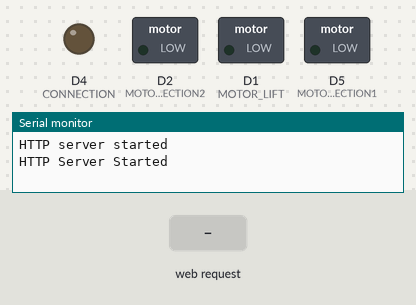
A sketch run on a simulated ESP8266 (NodeMCU). Parts: switched loads named in the sketch (green lamp = pin HIGH), output pins drawn as LEDs (lit = HIGH), the last lines printed to the serial monitor. Inputs (shaded band) come from the test bench.

Above: at 1.3 s.
1.4 s: HTTP request GET /up received
At 1.8 s:
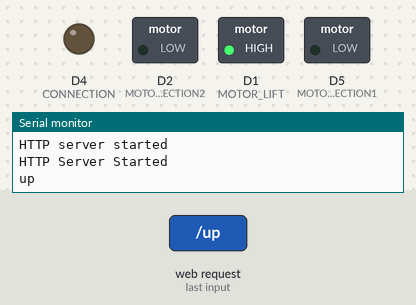
2.9 s: HTTP request GET /back received
At 4.1 s:
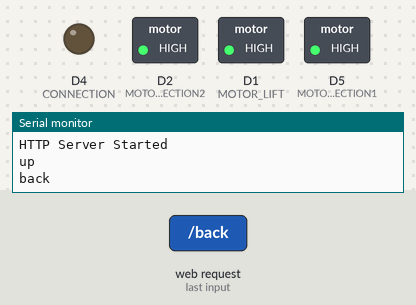
4.4 s: HTTP request GET /driveStop received
At 5.3 s:
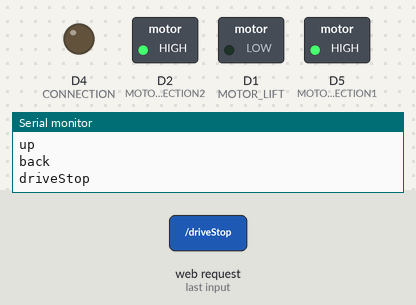
Timing chart, 0 to 7.4 s (numbered marks = the images above; inputs shaded):
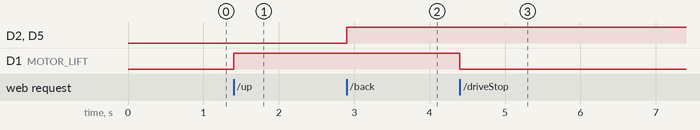

Measured:
- after the input at 1.4 s, D1 (MOTOR_LIFT): LOW → HIGH at once
- after the input at 2.9 s, D2 (MOTOR_DIRECTION2), D5 (MOTOR_DIRECTION1): LOW → HIGH at once
- after the input at 4.4 s, D1 (MOTOR_LIFT): HIGH → LOW at once

The sketch:

CodeZeppelinHotspot.ino
```cpp
/*******************************************************************
    A sketch for controlling a Small Blimp with using a web page
    hosted on a ESP12
    Code by:
    /* Eduardo Chamorro Martin - eduardochamorromartin@gmail.com - http://eduardochamorro.github.io/beansreels/index.html
    Based on the code developped by Brian Lough

 *******************************************************************/

#include <ESP8266WiFi.h>
#include <WiFiClient.h>
#include <ESP8266WebServer.h>
#include <ESP8266mDNS.h>


// These are the pins used to control the motor shield

#define MOTOR_DIRECTION2 D2 // Motor Right
#define MOTOR_DIRECTION1 D5 // Motor Left
#define MOTOR_LIFT D1 // Motor Up
#define CONNECTION D4 // Motor Up

// drivePower sets how fast the car goes
// Can be set between 0 and 1023 (although car problaly wont move if values are too low)
int LiftPower = 1023;

// steeringPower sets how fast the car turns
// Can be set between 0 and 1023 (again, car probably won't steer if the value is too low)
int TurningPower = 1023;


// ----------------
// Set your WiFi SSID and Password here
// ----------------
const char* ssid = "FABLIMPLEO";
const char* password = "12345678";


/* Put IP Address details */
IPAddress local_ip(192,168,1,1);


IPAddress gateway(192,168,1,1);
IPAddress subnet(255,255,255,0);

ESP8266WebServer server(80);

const char *webpage =
#include "index.h"
  ;

void handleRoot() {
  server.send(200, "text/html", webpage);
}


void handleNotFound() {
  String message = "File Not Found\n\n";
  message += "URI: ";
  message += server.uri();
  message += "\nMethod: ";
  message += (server.method() == HTTP_GET) ? "GET" : "POST";
  message += "\nArguments: ";
  message += server.args();
  message += "\n";
  for (uint8_t i = 0; i < server.args(); i++) {
    message += " " + server.argName(i) + ": " + server.arg(i) + "\n";
  }
  server.send(404, "text/plain", message);
}

void setup(void) {

  pinMode(MOTOR_DIRECTION2, OUTPUT);     // Initialize the LED_BUILTIN pin as an output
  pinMode(MOTOR_DIRECTION1, OUTPUT);
  pinMode(MOTOR_LIFT, OUTPUT);
  pinMode(CONNECTION, OUTPUT);


  Serial.begin(115200);

  WiFi.softAP(ssid, password);
  WiFi.softAPConfig(local_ip, gateway, subnet);
  delay(100);


  server.on("/", handleRoot);

  server.begin();
  Serial.println("HTTP server started");


  server.on("/up", []() {
    Serial.println("up");
    analogWrite(MOTOR_LIFT, LiftPower);
    server.send(200, "text/plain", "up");
  });

  server.on("/driveStop", []() {
    Serial.println("driveStop");
    analogWrite(MOTOR_LIFT, 0);
    server.send(200, "text/plain", "driveStop");
  });
  server.on("/back", []() {
    Serial.println("back");
    analogWrite(MOTOR_DIRECTION1, TurningPower);
    analogWrite(MOTOR_DIRECTION2, TurningPower);
    server.send(200, "text/plain", "back");
  });

  server.on("/right", []() {
    Serial.println("right");
    analogWrite(MOTOR_DIRECTION1, TurningPower);
    server.send(200, "text/plain", "right");
  });

  server.on("/left", []() {
    Serial.println("left");
    analogWrite(MOTOR_DIRECTION2, TurningPower);
    server.send(200, "text/plain", "left");
  });

  server.on("/steerStop", []() {
    Serial.println("steerStop");
    analogWrite(MOTOR_DIRECTION2, 0);
    analogWrite(MOTOR_DIRECTION1, 0);
    server.send(200, "text/plain", "steerStop");
  });

  server.onNotFound(handleNotFound);

  server.begin();
  Serial.println("HTTP Server Started");
}

void loop(void) {
  server.handleClient();
}
```

index.h
```cpp
R"(
<!DOCTYPE html>
<html lang="en">

<head>

  <meta charset="utf-8">
  <meta name="viewport" content="width=device-width, initial-scale=1, maximum-scale=1.0, minimum-scale=1.0, user-scalable=no">
  <meta name="description" content="FAB BLIMP RC CONTROL FAB LAB CONFERENCE 15">
  <meta name="author" content="Eduardo Chamorro Martin -eduardochamorromartin@gmail.com">

  <title>Fab Blimp-FABLAB-BCN</title>

   <!-- Bootstrap core JavaScript -->
  <script src="https://ajax.googleapis.com/ajax/libs/jquery/1.12.4/jquery.min.js"></script>
  <script> function makeAjaxCall(url){$.ajax({"url": url})}</script>
  <script src="https://stackpath.bootstrapcdn.com/bootstrap/4.3.1/js/bootstrap.bundle.min.js"></script>
  <style>
   body {
     background-color: #ffc107;
   }
   h1  {
     color: #000000;
      text-align: center;
      text-transform: uppercase;
      font-size: 55px;
      font-family: Raleway, "Open Sans", sans-serif;
      font-weight: 700;

   }
   h2  {
     color: #ffffff;
      text-align: center;
      text-decoration: underline;
      font-size: 35px;
      font-family: Raleway, "Open Sans", sans-serif;
      font-weight: 700;
   }
   p  {
     color: #000000;
      text-align: center;
      font-size: 25px;
      font-family: Raleway, "Open Sans", sans-serif;
      font-weight: 700;
   }
     img {
    display: block;
    margin-left: auto;
    margin-right: auto;

   }
   .column {
     float: left;
     width: 33.33%;
   }

   /* Clear floats after the columns */
   .row:after {
     content: "";
     display: table;
     clear: both;
   }

   .button {
        background-color: #ffffff;
        border: 5px solid #ffc107; /* Green border */
        border-radius: 12px;
        color: #ffc107; /* White text */
        padding: 10px 24px; /* Some padding */

        font-size: 35px;
        font-family: Raleway, "Open Sans", sans-serif;
        font-weight: 700;
 }

  </style>


</head>

<body id="page-top">

  <!-- Masthead -->
  <header class="masthead bg-primary text-white text-center">
    <div class="container d-flex align-items-center flex-column">

      <!-- Masthead Avatar Image -->

      <img class="masthead-avatar mb-5" src="https://i.imgur.com/SDeN29V.gif" width="100" height="100" alt=""  vspace="50">

      <!-- Masthead Heading -->
      <h1 class="masthead-heading text-uppercase mb-0">Fab Blimp</h1>
      <div class="divider-custom divider-light">
        <div class="divider-custom-line"></div>
        <div class="divider-custom-icon">
          <i class="fas fa-star"></i>
        </div>
        <div class="divider-custom-line"></div>
      </div>

      <!-- Masthead Subheading -->
      <p class="masthead-subheading font-weight-light mb-0">Developped for FAB 15 conference</p>

    </div>
  </header>


      <!-- ControlZoneStartsHere -->
    <div class="container">
      <h2 class="page-section-heading text-center text-uppercase text-secondary mb-0">Blimp Control</h2>
        <div class="divider-custom">
          <div class="divider-custom-line"></div>
          <div class="divider-custom-icon">
            <i class="fas fa-star"></i>
          </div>
          <div class="divider-custom-line"></div>
        </div>
    </div>


<div class="container-fluid">
 <div class="row">

        <!-- ButtonLEFT -->
        <div class="column">
            <button id="left" type="button" class="button" style="height: 100%; width: 100%" onmousedown='makeAjaxCall("left")' onmouseup='makeAjaxCall("steerStop")' ontouchstart='makeAjaxCall("left")' ontouchend='makeAjaxCall("steerStop")'>LEFT</button>
        </div>


        <!-- ButtonFRONT -->

        <div class="column">
           <button id="back" type="button" class="button" style="height: 100%; width: 100%" onmousedown='makeAjaxCall("back")' onmouseup='makeAjaxCall("steerStop")' ontouchstart='makeAjaxCall("back")' ontouchend='makeAjaxCall("steerStop")'>FRONT</button>
        </div>

        <!-- ButtonRIGHT -->
        <div class="column">
           <button id="right" type="button" class="button" style="height: 100%; width: 100%" onmousedown='makeAjaxCall("right")' onmouseup='makeAjaxCall("steerStop")' ontouchstart='makeAjaxCall("right")' ontouchend='makeAjaxCall("steerStop")'>RIGHT</button>
        </div>


        <!-- ButtonUP -->

           <button id="drive" type="button" class="button" style="height: 100%; width: 100%" onmousedown='makeAjaxCall("up")' onmouseup='makeAjaxCall("driveStop")' ontouchstart='makeAjaxCall("up")' ontouchend='makeAjaxCall("driveStop")'>LIFT</button>

 </div>
 </div>


  <!-- Copyright Section -->
  <section class="copyright py-4 text-center text-white">
    <div class="container">
      <small>Copyright &copy; Iaac - FabLab Barcelona 2019</small>
      <small>Developped by Eduardo Chamorro Martin and Santi Fuentemilla</small>
    </div>
  </section>


  <!--<script>
     document.addEventListener('keydown', function(event) {
        if(event.keyCode == 37) {
            //Left Arrow
            makeAjaxCall("left");
        }
        else if(event.keyCode == 39) {
            //Right Arrow
            makeAjaxCall("right");
        } else if(event.keyCode == 38) {
            //Up Arrow
            makeAjaxCall("up");
        } else if(event.keyCode == 40) {
            //Down Arrow
            makeAjaxCall("back");
        }
    });

    document.addEventListener('keyup', function(event) {
        if(event.keyCode == 37 ||event.keyCode == 39 ||event.keyCode == 40 ) {
            //Left or Right Arrow
            makeAjaxCall("steerStop");
        }
        else if(event.keyCode == 38  ) {
            //Up or Down Arrow
            makeAjaxCall("driveStop");
        }
    });
  </script>-->


</body>

</html>
)"
```
